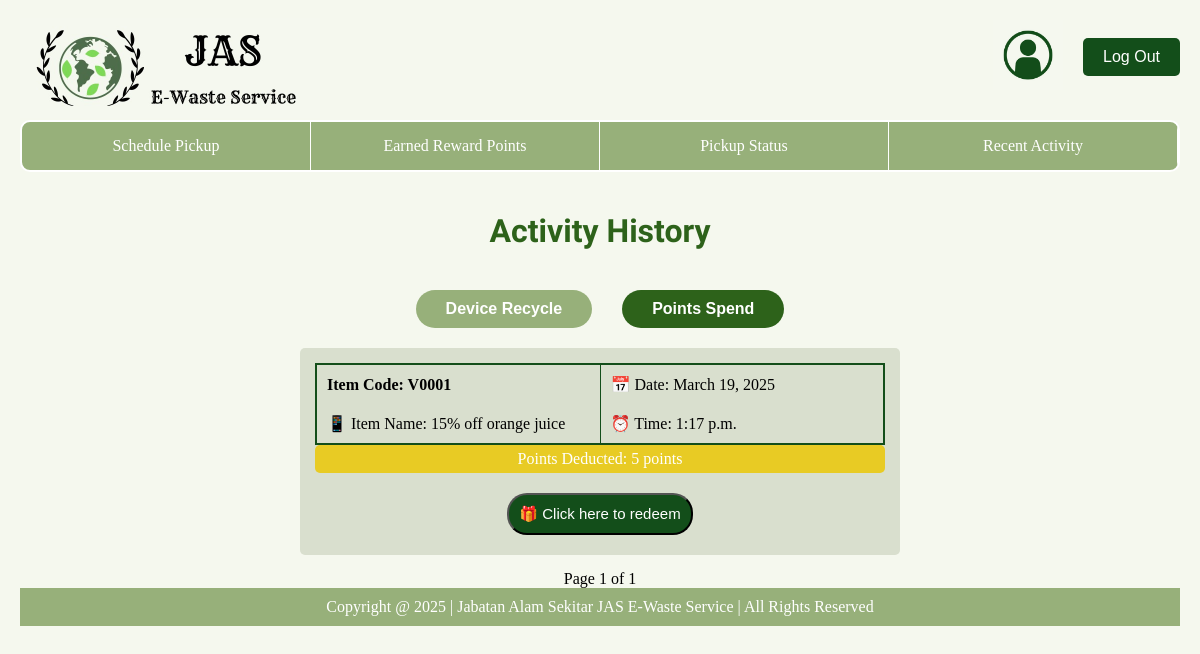
The app's page /customer/history-voucher/ (signed in), older data.
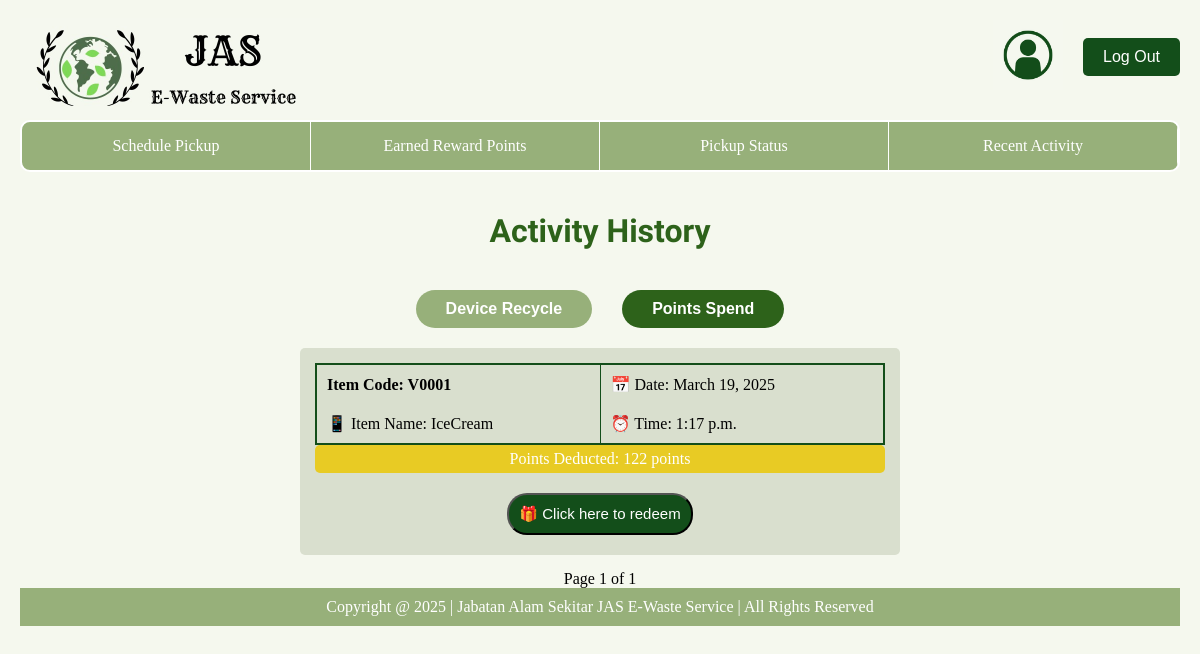
The same page, newer data.
### database/models.py (models this page shows, shortened)
class Voucher(models.Model):
    voucherID = models.CharField(primary_key=True, max_length=200)
    name = models.CharField(max_length=150)
    pointsRequired = models.IntegerField()
    quantity = models.IntegerField()

### customer/views.py (the view)
# urls.py: path('history-voucher/', voucher_redeemed, name='voucher_redeemed'),  # Activity History - Voucher Redeemed
def voucher_redeemed(request):
    customerID = request.session.get('user_id')
    vouchers_redeemed = (CustomerRedemption.objects.filter(customer__customerID=customerID, status=False).select_related('voucher')
                         .values('voucher__voucherID', 'voucher__name', 'date', 'time', 'voucher__pointsRequired')
                         .order_by('-time')
                         )
    pagination = Paginator(vouchers_redeemed, 4)
    page = request.GET.get('page')
    vouchers = pagination.get_page(page)
    if not vouchers.object_list:
        return render(request, 'customer/activityHis-Point.html', {"Empty": True})
    return render(request, 'customer/activityHis-Point.html', {'vouchers':vouchers})

### customer/templates/customer/activityHis-Point.html (shortened to what this page needs)
{% extends 'customer/base_customer.html' %}
{% load static %}
{% block extra_css %}
    <link rel="stylesheet" href="{% static 'css/activityHis-Point.css' %}">
{% endblock %}
{% block content %}
    <h1 class="title">Activity History</h1>
    <div class="btn-container">
        <a href="{% url 'customer:device_recycled' %}">
            <button class="tab-btn" onclick="location.href={% url 'customer:device_recycled' %}">Device Recycle</button>
        </a>
        <a href="{% url 'customer:voucher_redeemed' %}">
            <button class="tab-btn active" onclick="location.href={% url 'customer:voucher_redeemed' %}">Points Spend</button>
        </a>
    </div>
    {% for voucher in vouchers %}
        <div class="activity-container">
            <div class="activity-card">
                <table>
                    <tr>
                        <td><strong>Item Code: {{voucher.voucher__voucherID}}</strong></td>
                        <td>📅 Date: {{voucher.date}}</td>
                    </tr>
                    <tr>
                        <td>📱 Item Name: {{voucher.voucher__name}}</td>
                        <td>⏰ Time: {{voucher.time}}</td>
                    </tr>
                </table>
                <div class="points-deducted">Points Deducted: {{voucher.voucher__pointsRequired}} points</div>
                <div class="show-qr">
                    <button id="show-qr">🎁 Click here to redeem</button>
                </div>
            </div>
        </div>
    {% endfor %}
    <div>
        {% if not Empty %}
            <span>Page {{ vouchers.number }} of {{ vouchers.paginator.num_pages }}</span>
        {% else %}
            <p>No vouchers Have Been Redeemed</p>
        {% endif %}
    </div>
{% endblock %}

Row changes from the older to the newer data that the page shows:
changed Voucher "V0001": voucher__name "15% off orange juice" → "IceCream"; voucher__pointsRequired "5" → "122"
